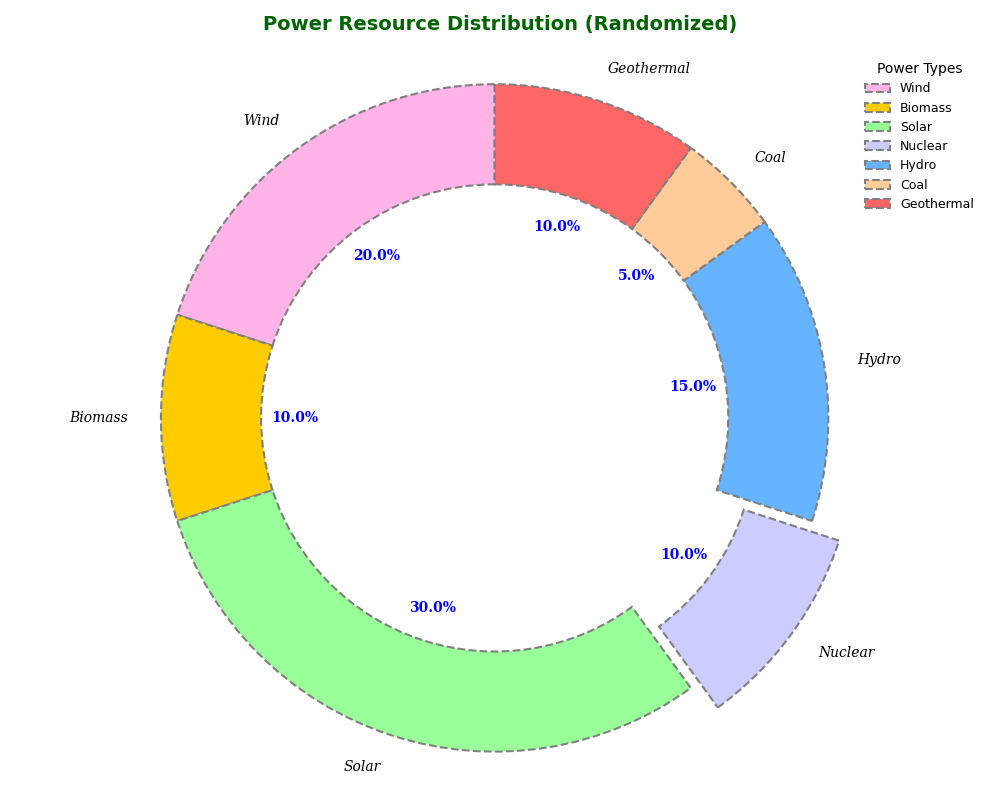

This figure's Python source:
import matplotlib.pyplot as plt

energy_sources = ['Wind', 'Biomass', 'Solar', 'Nuclear', 'Hydro', 'Coal', 'Geothermal']
contributions = [20, 10, 30, 10, 15, 5, 10]
colors = ['#ffb3e6', '#ffcc00', '#99ff99', '#ccccff', '#66b3ff', '#ffcc99', '#ff6666']

fig, ax = plt.subplots(figsize=(10, 8))

wedges, texts, autotexts = ax.pie(
    contributions,
    labels=energy_sources,
    colors=colors,
    autopct='%1.1f%%',
    startangle=90,
    wedgeprops=dict(width=0.3, edgecolor='gray', linestyle='--', linewidth=1.5),
    explode=[0 if x != 'Nuclear' else 0.1 for x in energy_sources],
    shadow=False,
    textprops={'fontsize': 10, 'family': 'serif'}
)

ax.axis('equal')

plt.setp(autotexts, size=10, weight='bold', color='blue')
plt.setp(texts, size=10, style='italic')

# Title and legend have been randomly modified
plt.title(
    "Power Resource Distribution (Randomized)",
    fontsize=14, weight='bold', color='darkgreen', pad=15
)

ax.legend(
    wedges, energy_sources,
    title="Power Types",
    loc="upper right",
    fontsize=9,
    frameon=False
)

plt.tight_layout()

plt.show()
